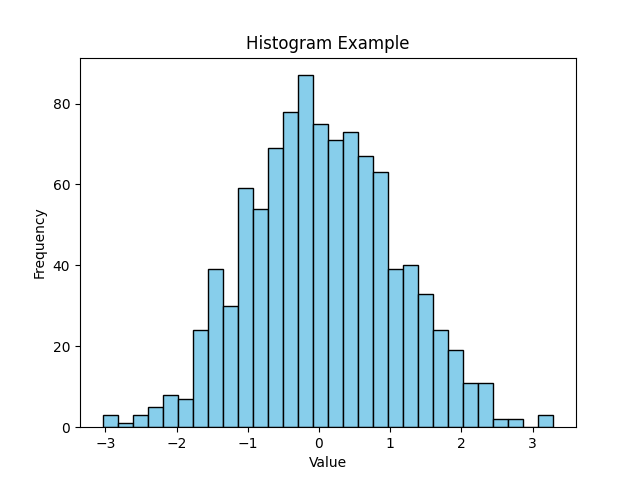

Recreate this plot in Python.
import matplotlib.pyplot as plt
import numpy as np

# Generate random data
data = np.random.randn(1000)  # 1000 samples from normal distribution

plt.hist(data, bins=30, color="skyblue", edgecolor="black")
plt.title("Histogram Example")
plt.xlabel("Value")
plt.ylabel("Frequency")
plt.savefig('histogram.png')
plt.show()
